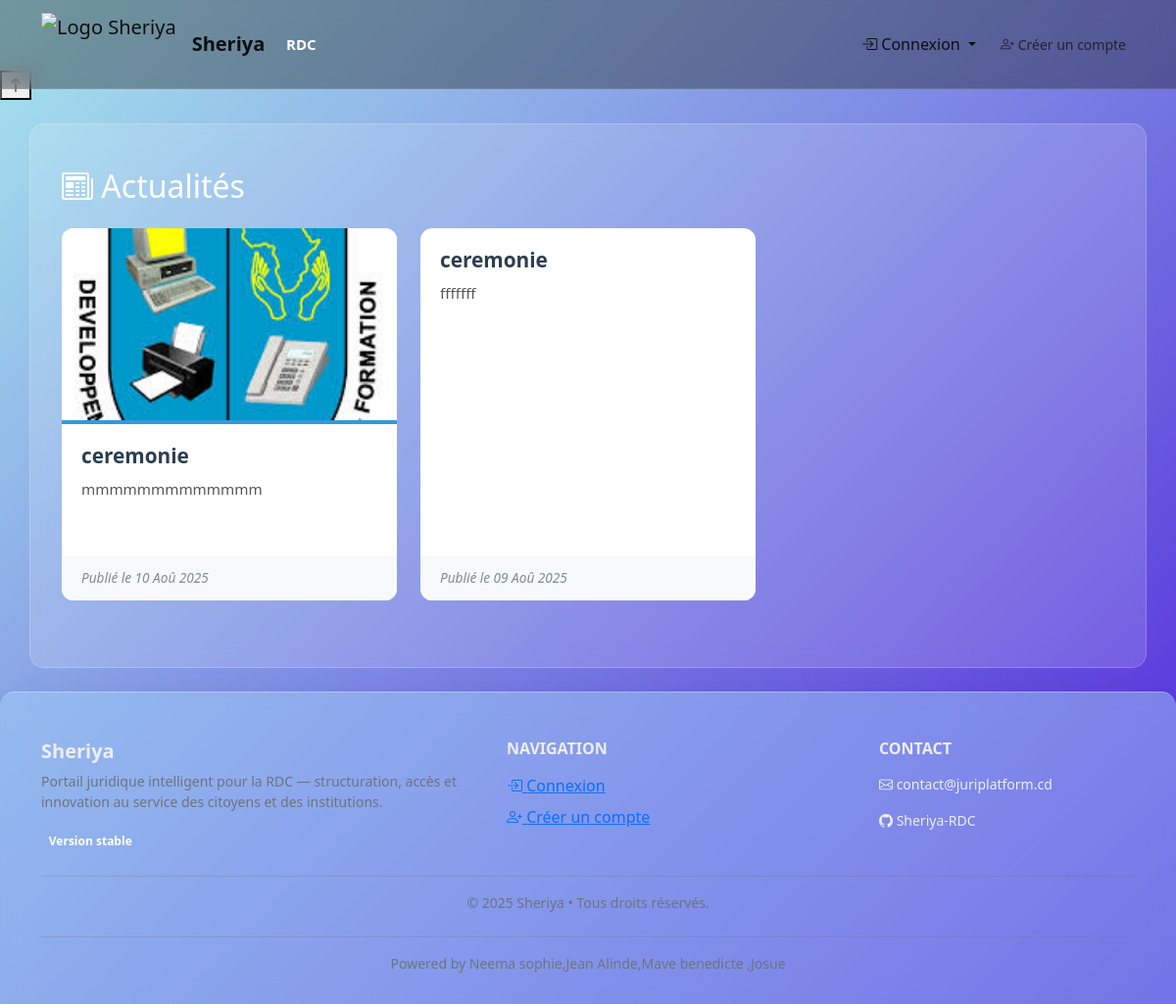
/actualites/, run on the app's committed database.
### actualites/models.py (models this page shows, shortened)
class ArticleActualite(models.Model):
    titre = models.CharField("Titre", max_length=200)
    contenu = models.TextField("Contenu")
    auteur = models.CharField("Auteur", max_length=100)
    date_publication = models.DateTimeField("Date de publication", auto_now_add=True)
    categorie = models.CharField("Catégorie", max_length=100)
    image = models.ImageField("Image illustratrice", upload_to='actualites/', null=True, blank=True)
    class Meta:
        verbose_name = "Article d'actualité"
        verbose_name_plural = "Articles d'actualités"
        ordering = ['-date_publication']

### actualites/views.py (the view)
# urls.py: path('', views.voir_actualites, name='liste_actualites'),
def voir_actualites(request):
    actualites = ArticleActualite.objects.order_by('-date_publication')
    return render(request, 'actualites/actualites.html', {
        'actualites': actualites
    })

### templates/actualites/actualites.html (shortened to what this page needs)
{% extends 'base.html' %}
{% load static %}
{% block content %}
<div class="container py-4">
  <h2 class="mb-4"><i class="bi bi-newspaper"></i> Actualités</h2>
  {% if actualites %}
    <div class="row">
      {% for article in actualites %}
        <div class="col-md-4 mb-4">
          <div class="card h-100">
            {% if article.image %}
              <img src="{{ article.image.url }}" class="card-img-top" alt="Image de l'article">
            {% endif %}
            <div class="card-body">
              <h5 class="card-title">{{ article.titre }}</h5>
              <p class="card-text">{{ article.contenu|truncatewords:20 }}</p>
            </div>
            <div class="card-footer">
              Publié le {{ article.date_publication|date:"d M Y" }}
             </div>
           </div>
        </div>
      {% endfor %}
    </div>
  {% else %}
    <div class="alert alert-warning">
      Aucune actualité disponible pour le moment.
    </div>
  {% endif %}
</div>
{% endblock %}

### templates/base.html (style rules this page uses)
body { font-family: 'Segoe UI', Roboto, sans-serif; background: linear-gradient(135deg, #a6e5edff, #5022daff); background-attachment: fixed; color: #333; padding-top: 4.5rem; }

### templates/actualites/actualites.html (style rules this page uses)
body { font-family: 'Segoe UI', Roboto, sans-serif; background: linear-gradient(135deg, #a6e5edff, #5022daff); background-attachment: fixed; color: #333; padding-top: 4.5rem; }
.card { border: none; border-radius: 12px; transition: transform 0.3s ease, box-shadow 0.3s ease; background-color: #ffffff; overflow: hidden; }
.card-img-top { height: 200px; object-fit: cover; border-bottom: 4px solid #3498db; }
.card-body { padding: 20px; }
.card-title { font-size: 1.3rem; font-weight: 600; color: #2c3e50; margin-bottom: 10px; display: -webkit-box; -webkit-line-clamp: 2; -webkit-box-orient: vertical; overflow: hidden; }
.card-text { font-size: 0.95rem; color: #555; line-height: 1.5; height: 60px; overflow: hidden; text-overflow: ellipsis; }
.card-footer { border-top: none; background-color: #f8f9fa; font-size: 0.85rem; color: #7f8c8d; padding: 12px 20px; font-style: italic; }

### data on the page
ArticleActualite: image (picture), titre "ceremonie", contenu "mmmmmmmmmmmmm", date_publication "10 Aoû 2025"
ArticleActualite: titre "ceremonie", contenu "fffffff", date_publication "09 Aoû 2025"
